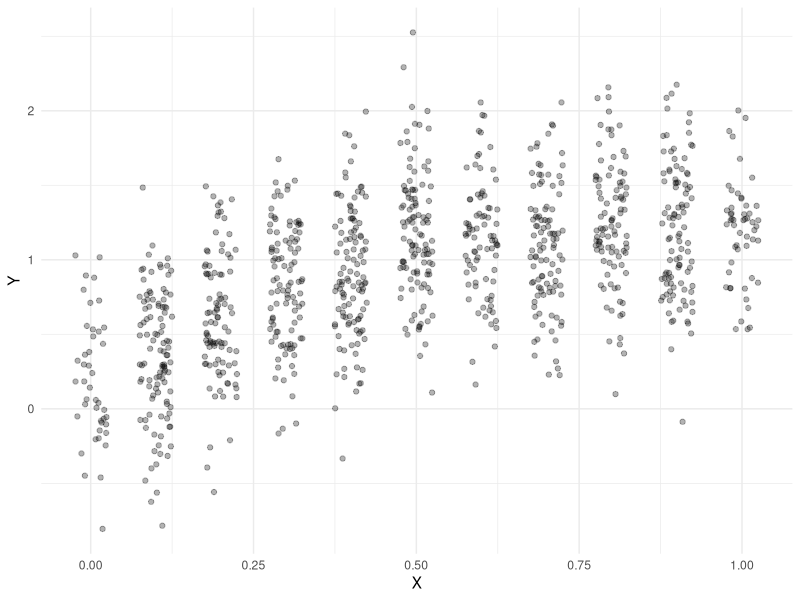
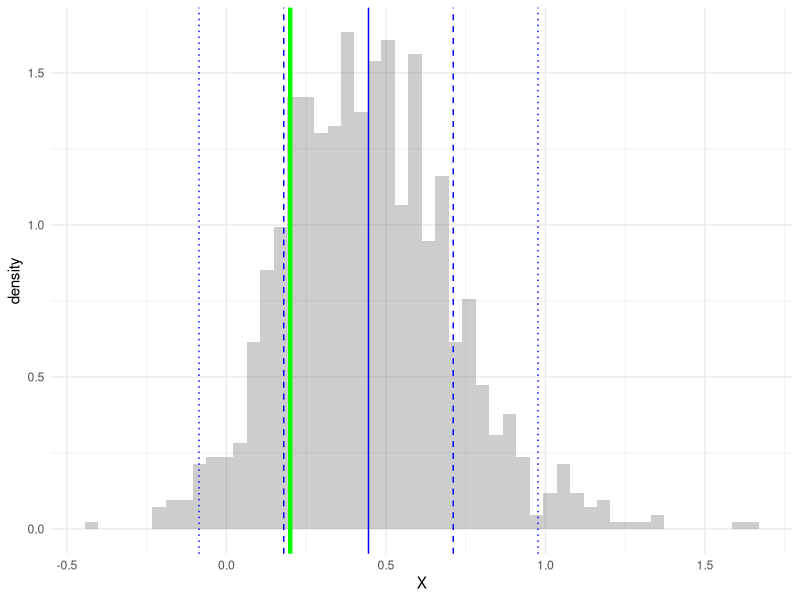
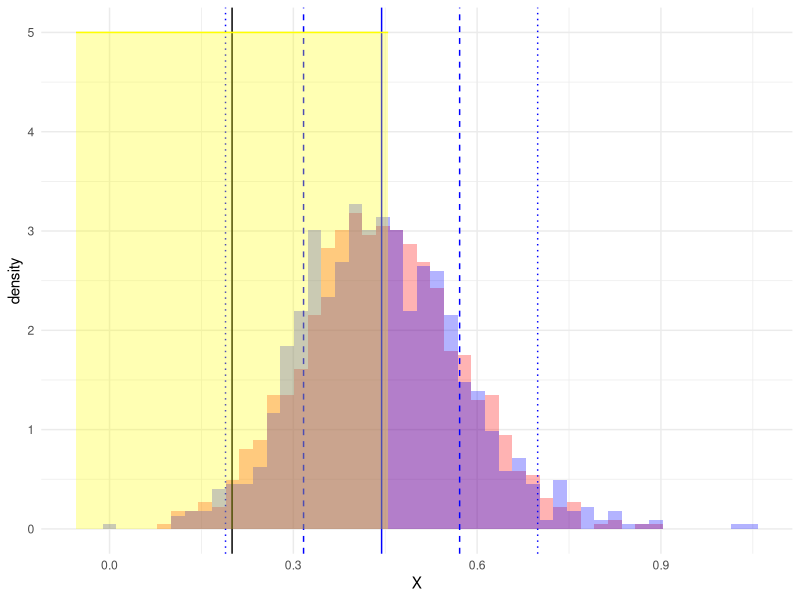
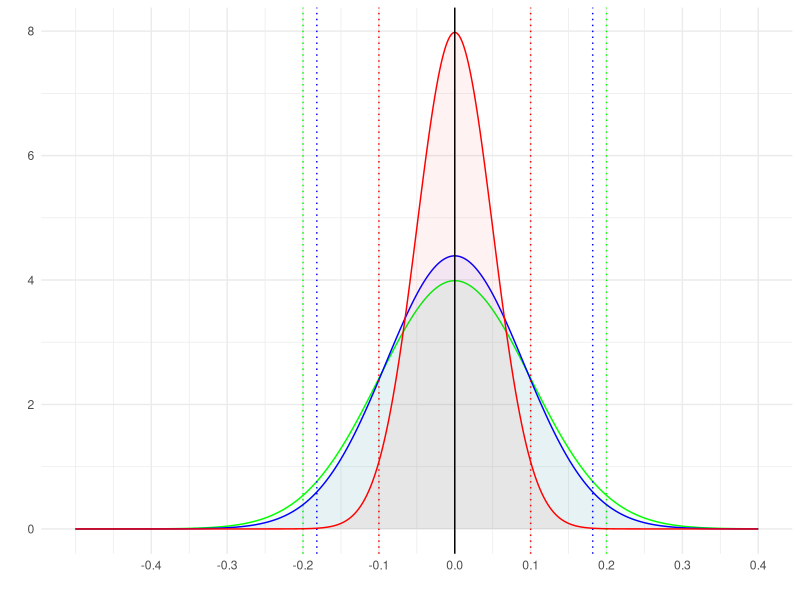
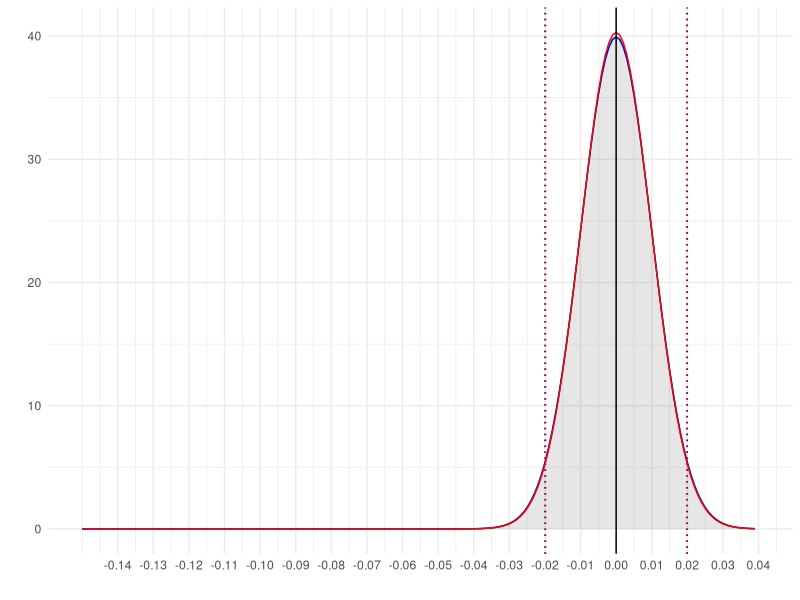
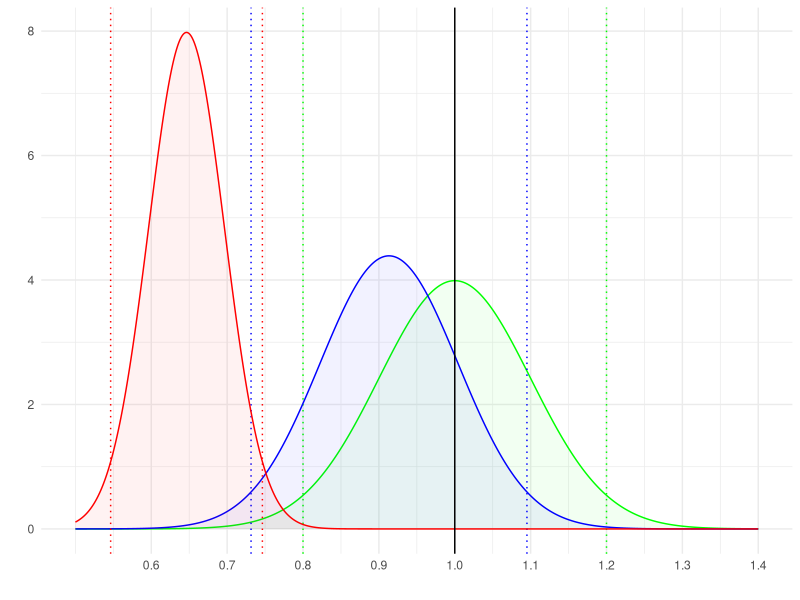
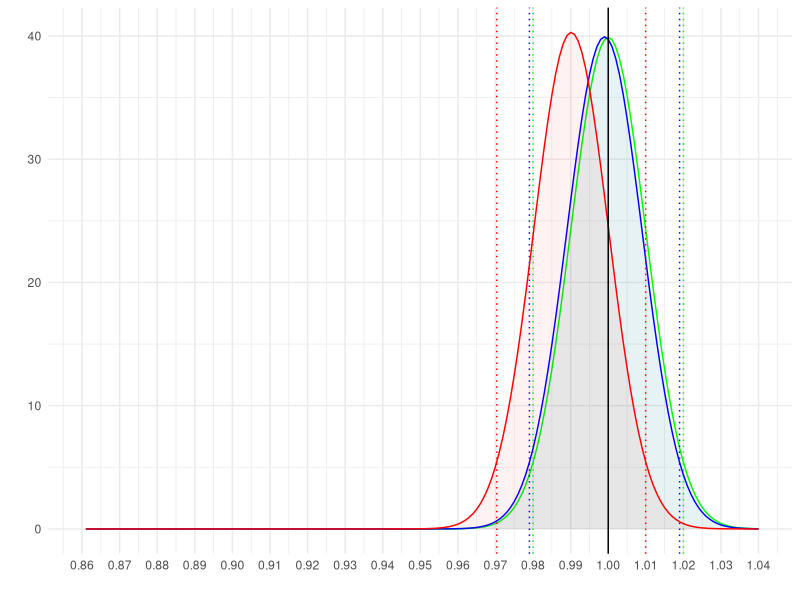
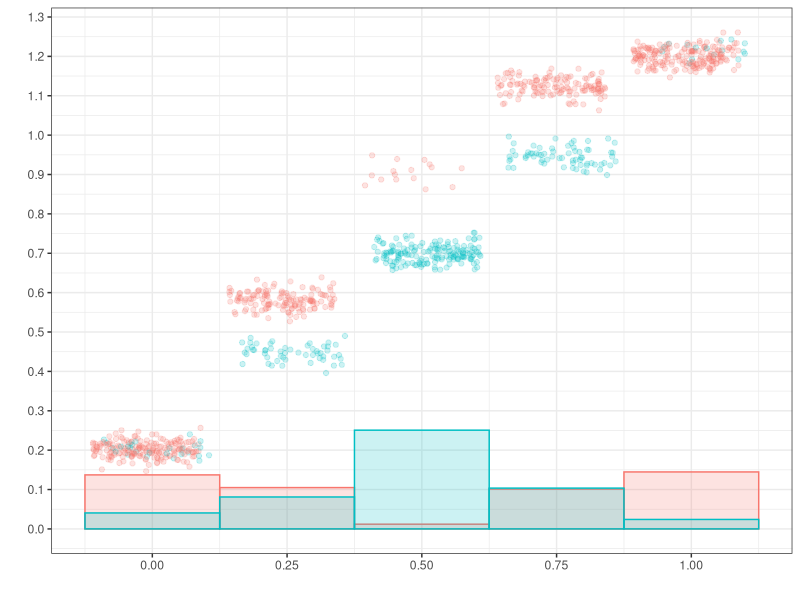

Here is the R script that generated these plots, in order:
## ---- chunk 1
library(tidyverse)
theme_set(theme_minimal())
options(scipen = 1, digits = 2)
## ---- chunk 2
set.seed(1)
mu = function(x){.2 + x + .37*sinpi(x)}
n = c(10, 20, 40, 1000)
X = round(runif(max(n)), 1)
Y = mu(X) + .4*rnorm(max(n))
data = data.frame(X=X, Y=Y)

ggplot(data) + geom_point(aes(x=X, y=Y), position=position_jitter(w=.025,h=0), alpha=.3)  
## ---- chunk 3
sampdist = replicate(1000, {
  samp = data[sample(1:nrow(data), 13, replace=TRUE), ]
  model = lm(Y~X, data=samp)
  c(coef(model)[1])
})
ggplot() + geom_histogram(aes(x=X, y=after_stat(density)), 
  data=data.frame(X=sampdist), bins=50, alpha=.3) +
  geom_vline(aes(xintercept=mu(0)), color='green', linewidth=1.5) +
  geom_vline(aes(xintercept=mean(sampdist)), color='blue') +
  geom_vline(aes(xintercept=mean(sampdist)+c(-1,1)*sd(sampdist)), color='blue', linetype='dashed') + 
  geom_vline(aes(xintercept=mean(sampdist)+c(-2,2)*sd(sampdist)), color='blue', linetype='dotted') 
## ---- chunk 4
sampdist.50 = replicate(1000, {
  samp = data[sample(1:nrow(data), 50, replace=TRUE), ]
  model = lm(Y~X, data=samp)
  c(coef(model)[1])
})
ggplot() + 
  geom_histogram(aes(x=X, y=after_stat(density)), 
    data=data.frame(X=sampdist.50), bins=50, alpha=.3, fill='red') +
  geom_histogram(aes(x=X, y=after_stat(density)), 
    data=data.frame(X=(1/2)*sampdist + (1/2)*mean(sampdist)), bins=50, alpha=.3, fill='blue') +
  geom_vline(aes(xintercept=mu(0)), color='black') +
  geom_vline(aes(xintercept=mean(sampdist.50)), color='blue') +
  geom_vline(aes(xintercept=mean(sampdist.50)+c(-1,1)*sd(sampdist.50)), color='blue', linetype='dashed') + 
  geom_vline(aes(xintercept=mean(sampdist.50)+c(-2,2)*sd(sampdist.50)), color='blue', linetype='dotted') +
  geom_area(aes(y=5, x=mu(0)+c(-2,2)*sd(sampdist.50)), fill='yellow', color='yellow', alpha=.3)
## ---- chunk 5
se = function(n,k){1/sqrt(n) * n/(n+k)}
## ---- chunk 6
#| layout-ncol: 2
#| layout-nrow: 2 
#| fig-cap:
#|  - mu=0 n=100
#|  - mu=0 n=10,000
#|  - mu=1 n=100
#|  - mu=1 n=10,000 
x = seq(-2,2,by=.001)

plot.normals = function(mu, n) {
  the.se   = function(k) se(n,k)
  the.bias = function(k) -(mu*k/sqrt(n+k)) * the.se(k)
  ggplot() + 
    geom_area(aes(x=x, y=dnorm(x, mean=mu+the.bias(0), sd=the.se(0))), alpha=.05, color='green', fill='green') +
    geom_vline(aes(xintercept=mu+the.bias(0) + c(-2,2)*the.se(0)), color='green', linetype='dotted') +
    geom_area(aes(x=x, y=dnorm(x, mean=mu+the.bias(10), sd=the.se(10))), alpha=.05, color='blue', fill='blue') +
    geom_vline(aes(xintercept=mu+the.bias(10) + c(-2,2)*the.se(10)), color='blue', linetype='dotted') +
    geom_area(aes(x=x, y=dnorm(x, mean=mu+the.bias(100), sd=the.se(100))), alpha=.05, color='red', fill='red') +
    geom_vline(aes(xintercept=mu+the.bias(100) + c(-2,2)*the.se(100)), color='red', linetype='dotted') +
    geom_vline(aes(xintercept=mu), color='black') + xlab('') + ylab('') 
}

plot.normals(0,100) + scale_x_continuous(breaks=seq(-4/10, 4/10, by=1/10), limits=c(-5/10,4/10)) 
plot.normals(0,10000) + scale_x_continuous(breaks=seq(-14/100, 4/100, by=1/100), limits=c(-15/100,4/100)) 
plot.normals(1,100)   + scale_x_continuous(breaks=1+seq(-4/10, 4/10, by=1/10), limits=1+c(-5/10,4/10))
plot.normals(1,10000) + scale_x_continuous(breaks=1+seq(-14/100, 4/100, by=1/100), limits=1+c(-14/100,4/100)) 
## ---- chunk 7
mu = function(w, x){.2 + (1-w)*sinpi(x/2) + w*x}
pi = function(x){ 1 - (.1 + .8*abs(cospi(x))) }

set.seed(1)
n = 1000
X = sample(seq(0,1,by=.25), n, replace=T)
W = rbinom(n, 1, pi(X))
Y = mu(W,X) + .02*rnorm(n)
data = data.frame(X=X, W=W, Y=Y)
summaries = data %>% group_by(W,X) %>% summarize(mu=mean(Y), n = n()) %>%
                     group_by(W) %>% mutate(f=n/sum(n))

scatter = ggplot(data) + 
  geom_point(aes(x=X+.01*(2*W-1), y=Y, color=factor(W)), 
             position=position_jitter(w=.1,h=0), alpha=.2) + 
  scale_x_continuous(breaks=seq(0,1,by=.25)) + 
  scale_y_continuous(breaks=seq(0,1.3,by=.1)) +
  xlab('') + ylab('') + 
  geom_col(aes(x=X, y=f/2, fill=factor(W), color=factor(W)), data=summaries, position='identity', alpha=.2, width=.25) +
  guides(color='none', fill='none') + theme_bw()
scatter 
## ---- chunk 8
f0 = summaries %>% filter(W==0)
f0 = f0[order(f0$X),]
f1 = summaries %>% filter(W==1)
f1 = f1[order(f1$X),]
options(digits=2)
## ---- chunk 9
#| echo: false
additive.model = lm(Y~W+X, data=data) 
## ---- chunk 10
muhat.additive = function(w,x) { predict(additive.model, newdata=data.frame(W=w, X=x)) }
grid = expand.grid(X=seq(0,1,by=.01), W=0:1)
scatter + geom_line(aes(x=X, y=muhat.additive(W,X), color=factor(W)), data=grid)
## ---- chunk 11
#| echo: false
quadratic.formula  = Y ~ W*(1+X+I(X^2))
quadratic.model = lm(quadratic.formula, data=data) 
## ---- chunk 12
muhat.quadratic = function(w,x) { predict(quadratic.model, newdata=data.frame(W=w, X=x)) }
grid = expand.grid(X=seq(0,1,by=.01), W=0:1)
scatter + geom_line(aes(x=X, y=muhat.quadratic(W,X), color=factor(W)), data=grid)
## ---- chunk 13
beta3 = coef(quadratic.model)[2]
beta4 = coef(quadratic.model)[5]
beta5 = coef(quadratic.model)[6]
## ---- chunk 14
da = .2 - .2
db = .97 - 1.82
dc = .04 - -.81
## ---- chunk 15
estimate.ATT = function(muhat, data) {
  X = data$X
  W = data$W
  mean(muhat(1,X[W==1]) - muhat(0, X[W==1]))
}
fit.quadratic.model = function(data) {
  model = lm(Y~W*(1+X+I(X^2)), data=data)
  \(w,x) { predict(model, newdata=data.frame(W=w, X=x)) }
}
fit.all.functions.model = function(data) {
  model = lm(Y~W*factor(X), data=data)
  \(w,x) { predict(model, newdata=data.frame(W=w, X=x)) }
}
## ---- chunk 16
set.seed(1)
## ---- chunk 17
#| echo: true  
#| cache: true 
B=4000
ATT.star = rep(NA,B)
for( b in 1:B ){
  J.star = sample(1:nrow(data),size=nrow(data),replace=TRUE)
  data.star = data[J.star,]
  muhat.star = fit.quadratic.model(data.star) 
  ATT.star[b] = estimate.ATT(muhat.star, data.star)
}
## ---- chunk 18
#| echo: true
sd(ATT.star)/sqrt(n)
## ---- chunk 19
ggplot() + geom_histogram(aes(x=ATT.star, y=after_stat(density)), alpha=.3, fill='red', bins=50) + xlab('') + ylab('')   
## ---- chunk 20
#| cache: true 
set.seed(1)
B=4000
ATT.star.all = rep(NA,B)
for( b in 1:B ){
  J.star = sample(1:nrow(data),size=nrow(data),replace=TRUE)
  data.star = data[J.star,]
  muhat.star = fit.all.functions.model(data.star) 
  ATT.star.all[b] = estimate.ATT(muhat.star, data.star)
}
## ---- chunk 21
ggplot() + geom_histogram(aes(x=ATT.star, y=after_stat(density)), alpha=.3, fill='red', bins=50) +
           geom_histogram(aes(x=ATT.star.all, y=after_stat(density)), alpha=.3, fill='blue', bins=50) +
            xlab('') + ylab('')
## ---- chunk 22
#| cache: true 
B=4000
ATT.star.horizontal = rep(NA,B)
fit.horizontal.model = function(data) {
  model = lm(Y~W, data=data)
  \(w,x) { predict(model, newdata=data.frame(W=w)) }
}
for( b in 1:B ){
  J.star = sample(1:nrow(data),size=nrow(data),replace=TRUE)
  data.star = data[J.star,]
  muhat.star = fit.horizontal.model(data.star) 
  ATT.star.horizontal[b] = estimate.ATT(muhat.star, data.star)
}
